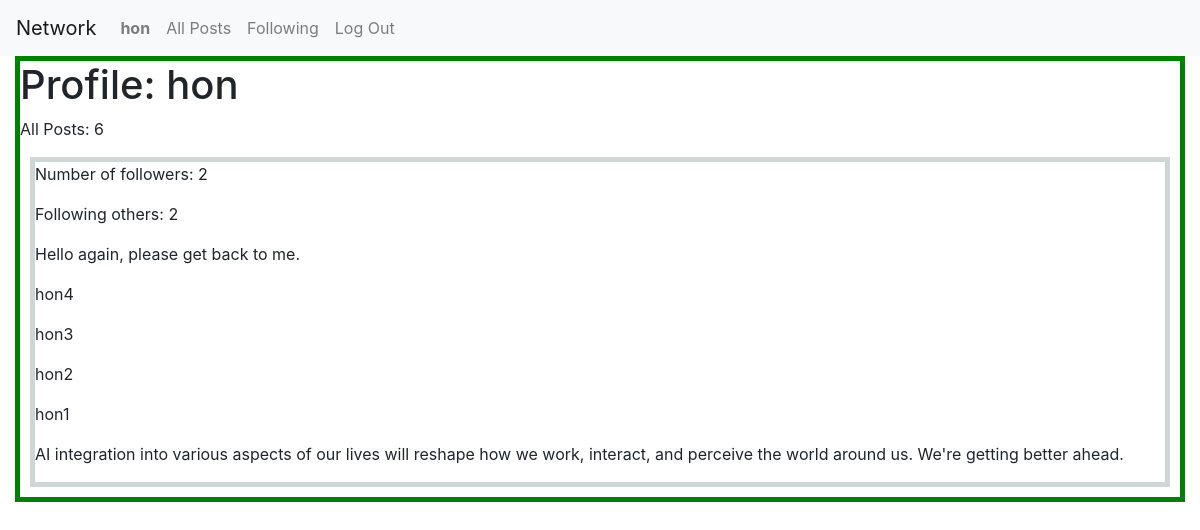
/profile/1 (signed in), run on the app's committed database.
### network/models.py (models this page shows)
class User(AbstractUser):
    pass

class Post(models.Model):
    poster=models.ForeignKey(User,on_delete=models.CASCADE,related_name="posts")
    content=models.TextField()
    timestamp=models.DateTimeField(auto_now_add=True)

### network/views.py (the view)
# urls.py: path('profile/<int:poster_id>',views.profile,name="profile"),
def profile(request,poster_id):
    if request.user.is_authenticated:
        this_user=User.objects.get(pk=poster_id)
        all_user_posts=this_user.posts.all()
        all_user_posts=all_user_posts.order_by('-timestamp')
        number_of_my_followers=this_user.followers.count()
        number_of_my_following=this_user.following_users.count()
        return render(request,'network/profile.html',{'posts':all_user_posts,'num_followers':number_of_my_followers,'num_following':number_of_my_following,'poster':this_user})
    else:
        return redirect('login')

### network/templates/network/profile.html (shortened to what this page needs)
{%extends 'network/layout.html'%} {%block title%}Profile Page{%endblock%}
{%block body%}
<div class="profile-container">
  <h1>Profile: {{poster.username}}</h1>
  <p>All Posts: {{posts|length}}</p>
  <div class="profile">
     {%if num_followers%}
    <p>Number of followers: {{ num_followers }}</p>
    {%endif%} {%if num_following%}
    <p>Following others: {{ num_following }}</p>
    {%endif%} {%if posts%} {%for post in posts%}
    <p>{{ post.content }}</p>
    {%endfor%} {%else%}
    <p>No posts have been posted yet!</p>
    {%endif%}
  </div>
</div>
{%endblock%}

### network/templates/network/layout.html (shortened to what this page needs)
{% load static %}
<!DOCTYPE html>
<html lang="en">
    <head>
        <link rel="stylesheet" href="https://stackpath.bootstrapcdn.com/bootstrap/4.4.1/css/bootstrap.min.css">
        <link href="https://cdn.jsdelivr.net/npm/bootstrap-icons@1.8.1/font/bootstrap-icons.css" rel="stylesheet">
        <link href="{% static 'network/styles.css' %}" rel="stylesheet">
        <link href="{% static 'network/index-style.css' %}" rel="stylesheet">
        <link href="{% static 'network/profile-style.css' %}" rel="stylesheet">
        <link href="{% static 'network/following-style.css' %}" rel="stylesheet">
    </head>
    <body>
        <nav class="navbar navbar-expand-lg navbar-light bg-light">
            <a class="navbar-brand" href="#">Network</a>
            <div>
              <ul class="navbar-nav mr-auto">
                {% if user.is_authenticated %}
                    <li class="nav-item">
                        <a class="nav-link" href="#"><strong>{{ user.username }}</strong></a>
                    </li>
                {% endif %}
                <li class="nav-item">
                  <a class="nav-link" href="{% url 'index' %}">All Posts</a>
                </li>
                {% if user.is_authenticated %}
                    <li class="nav-item">
                        <a class="nav-link" href="{% url 'following'%}">Following</a>
                    </li>
                    <li class="nav-item">
                        <a class="nav-link" href="{% url 'logout' %}">Log Out</a>
                    </li>
                {% endif %}
              </ul>
            </div>
          </nav>
        <div class="body">
            {% block body %}
            {% endblock %}
        </div>
    </body>
</html>

### network/static/network/styles.css (style rules this page uses)
body { width: 100%; padding:0; margin: 0; box-sizing: border-box; }

### network/static/network/profile-style.css (style rules this page uses)
.profile-container { margin:0 15px; border: 5px solid green; box-sizing: border-box; }
.profile { border:5px solid #d0d5d5; margin:10px; }

### data on the page
User: username "hon"
Post: content "Hello again, please get back to me."
Post: content "hon4"
Post: content "hon3"
Post: content "hon2"
Post: content "hon1"
Post: content "AI integration into various aspects of our lives will reshape how we work, interact, and perceive the world around us. We're getting better ahead."

### other printed values
{{ posts|length }} "6"
{{ num_followers }} "2"
{{ num_following }} "2"
